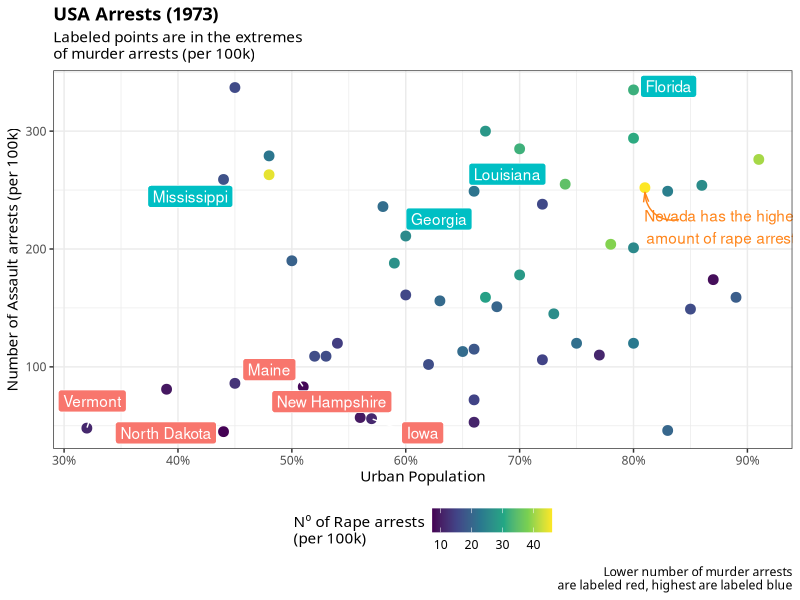

Source code (R):
## ---- chunk 1
library(tidyverse)
library(ggrepel)
# Load data here
usaarrests <- USArrests %>% 
    rownames_to_column('state') %>%
    mutate(murder_edges = ifelse(Murder > 15 | Murder < 2.5, TRUE, FALSE),
           is_max = ifelse(Murder > 15, TRUE, FALSE))

ggplot(usaarrests, 
       aes(x = UrbanPop, y = Assault, color = Rape)) +
    geom_point(size = 3) +
    geom_label_repel(data = filter(usaarrests, murder_edges == TRUE),
                     aes(label = state, fill = is_max),
                     color = "white") +
    theme_bw(base_family = "IBM Plex Sans") +
    theme(legend.position = 'bottom', 
          plot.title = element_text(face = "bold")) +
    scale_x_continuous(labels = scales::percent_format(scale = 1)) +
    scale_color_viridis_c(name = 'Nº of Rape arrests\n(per 100k)') +
    guides(
        fill = FALSE
    ) +
    labs(
        title = 'USA Arrests (1973)',
        subtitle = 'Labeled points are in the extremes\nof murder arrests (per 100k)',
        caption = 'Lower number of murder arrests\nare labeled red, highest are labeled blue',
        x = 'Urban Population', 
        y = 'Number of Assault arrests (per 100k)'
    ) +
    annotate(geom = "curve", x = 84, xend = 81, y = 225, yend = 248, color = "#FF851B", 
             curvature = -0.5, arrow = arrow(angle = 15, length = unit(0.5, "lines"))) +
    annotate(geom = 'text', x = 88, y = 219, color = "#FF851B",
             label = "Nevada has the highest\namount of rape arrests")
